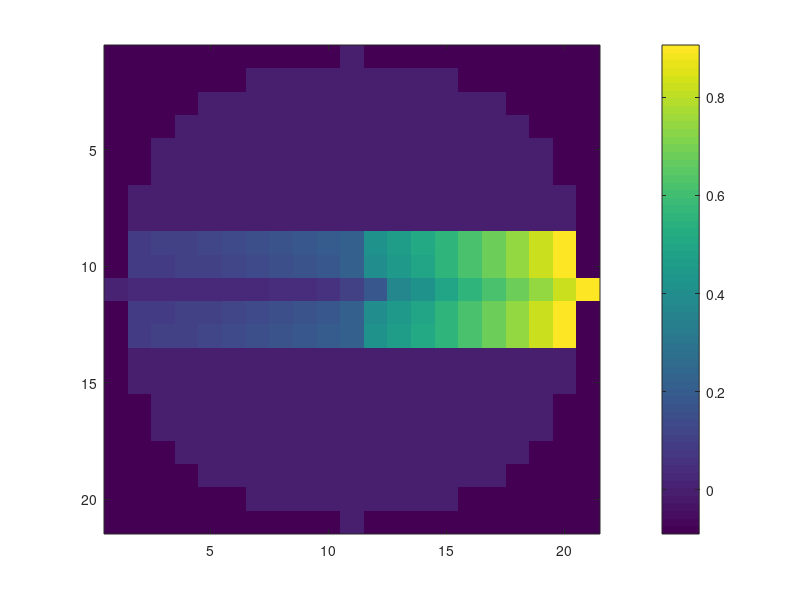

The MATLAB script that drew this image: (Note: this script raises an error after producing the figure.)
close all;
clear;
clc;

global N_coll intensity_list indices

%% DATA X
load('data_x.mat')
N_coll = numel(yc_pts) * numel(zc_pts);
dV = dxe * dye * dze;

% Plot the heatmap
z = P(:, 3);
flags = z == 0;
X = reshape(intensity_list(flags), numel(xe_pts), numel(ye_pts));
figure;
imagesc(X)
colorbar;

% D matrix for normal tissue
[D_N1, ~] = return_dmat(in_normal_flags, in_col_flags);
D_N1 = [D_N1, zeros(size(D_N1, 1), 3 * N_coll)];
% D matrix for tumor
[D_T1, T1_ids] = return_dmat(in_tumor_flags, in_col_flags);
% D matrix for organ at risk
[D_O1, O1_ids] = return_dmat(in_oar_flags, in_col_flags);
D_O1 = [D_O1, zeros(size(D_O1, 1), 3 * N_coll)];

%% DATA X-Y
load('data_xy.mat')
N_coll = numel(yc_pts) * numel(zc_pts);

% Plot the heatmap
z = P(:, 3);
flags = z == 0;
X = reshape(intensity_list(flags), numel(xe_pts), numel(ye_pts));
figure;
imagesc(X)
colorbar;

% D matrix for normal tissue
[D_N2, ~] = return_dmat(in_normal_flags, in_col_flags);
D_N2 = [zeros(size(D_N2, 1), N_coll), D_N2, zeros(size(D_N2, 1), 2*N_coll)];
% D matrix for tumor
[D_T2, T2_ids] = return_dmat(in_tumor_flags, in_col_flags);
% D matrix for organ at risk
[D_O2, ~] = return_dmat(in_oar_flags, in_col_flags);
D_O2 = [zeros(size(D_O2, 1), N_coll), D_O2, zeros(size(D_O2, 1), 2*N_coll)];

%% DATA Y

load('data_y.mat')
N_coll = numel(yc_pts) * numel(zc_pts);

% Plot the heatmap
z = P(:, 3);
flags = z == 0;
X = reshape(intensity_list(flags), numel(xe_pts), numel(ye_pts));
figure;
imagesc(X)
colorbar;

% D matrix for normal tissue
[D_N3, ~] = return_dmat(in_normal_flags, in_col_flags);
D_N3 = [zeros(size(D_N3, 1), 2 * N_coll), D_N3, zeros(size(D_N3, 1), N_coll)];
% D matrix for tumor
[D_T3, T3_ids] = return_dmat(in_tumor_flags, in_col_flags);
% D matrix for organ at risk
[D_O3, ~] = return_dmat(in_oar_flags, in_col_flags);
D_O3 = [zeros(size(D_O3, 1), 2 * N_coll), D_O3, zeros(size(D_O3, 1), N_coll)];

%% DATA MXY (Minus X Plus Y)

load('data_mxy.mat')
N_coll = numel(yc_pts) * numel(zc_pts);

% Plot the heatmap
z = P(:, 3);
flags = z == 0;
X = reshape(intensity_list(flags), numel(xe_pts), numel(ye_pts));
figure;
imagesc(X)
colorbar;

% D matrix for normal tissue
[D_N4, ~] = return_dmat(in_normal_flags, in_col_flags);
D_N4 = [zeros(size(D_N4, 1), 3 * N_coll), D_N4];
% D matrix for tumor
[D_T4, T4_ids] = return_dmat(in_tumor_flags, in_col_flags);
% D matrix for organ at risk
[D_O4, ~] = return_dmat(in_oar_flags, in_col_flags);
D_O4 = [zeros(size(D_O4, 1), 3 * N_coll), D_O4];

%%
D_T = [D_T1, D_T2, D_T3, D_T4];
 
save('mlop_data_voxel_wise', 'D_N1', 'D_N2', 'D_N3', 'D_N4', 'D_O1', 'D_O2', ...
     'D_O3', 'D_O4', 'D_T', 'dV');

%%%%%%%%%%%%%%%%%%%%%%%%%%%%%%%%%%%%%%%%%%%%%%%%%%%%%%%
function [D, nz_ids] = return_dmat(flag1, flag2)
    global N_coll intensity_list indices
    flags = flag1 & flag2;
    K = sum(flags);
    D = zeros(K, N_coll);
    D((indices(flags)-1)*K + (1:K)') = intensity_list(flags);
    nz_ids = find(flags);
end
